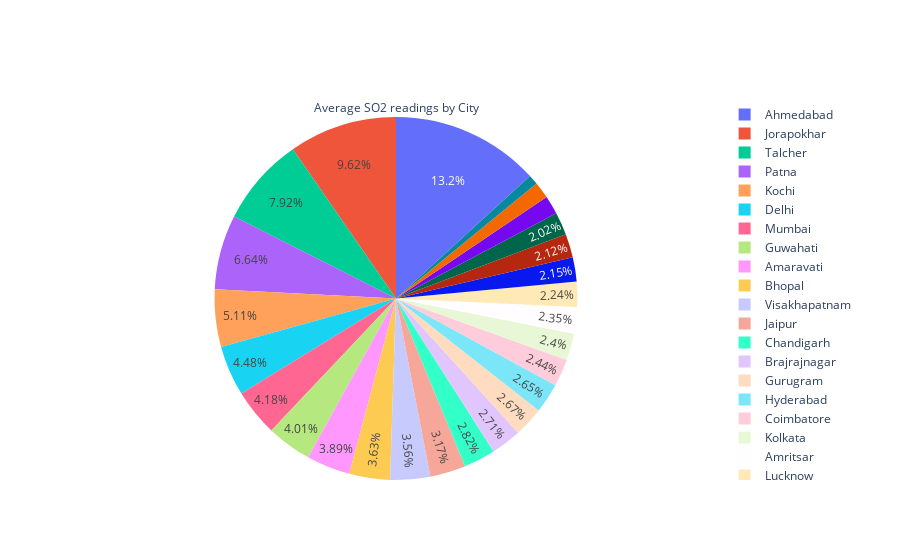

Source (notebook cell):
### Code cell
# avg readings for SO2 across all cities (pie chart)
trace4=go.Pie(labels=avg_readings['City'], values=avg_readings['SO2'].round(2),
             title='Average SO2 readings by City')
fig=go.Figure(trace4)
fig.update_traces(textposition='inside')
fig=fig.update_layout(uniformtext_minsize=12, uniformtext_mode='hide')
fig.show()

### Figure 1 — Plotly figure (JSON) as saved in the notebook; plotly's stock layout.template omitted (floating-point values rounded to 4 significant figures)
{"data": [{"labels": ["Ahmedabad", "Aizawl", "Amaravati", "Amritsar", "Bengaluru", "Bhopal", "Brajrajnagar", "Chandigarh", "Chennai", "Coimbatore", "Delhi", "Ernakulam", "Gurugram", "Guwahati", "Hyderabad", "Jaipur", "Jorapokhar", "Kochi", "Kolkata", "Lucknow", "Mumbai", "Patna", "Shillong", "Talcher", "Thiruvananthapuram", "Visakhapatnam"], "textposition": "inside", "title": {"text": "Average SO2 readings by City"}, "type": "pie", "values": [47.04, 7.54, 13.85, 8.37, 5.25, 12.92, 9.64, 10.05, 7.67, 8.67, 15.94, 3.12, 9.51, 14.27, 9.42, 11.29, 34.24, 18.2, 8.54, 7.97, 14.87, 23.65, 7.19, 28.2, 5.9, 12.68]}], "layout": {"uniformtext": {"minsize": 12, "mode": "hide"}}}
